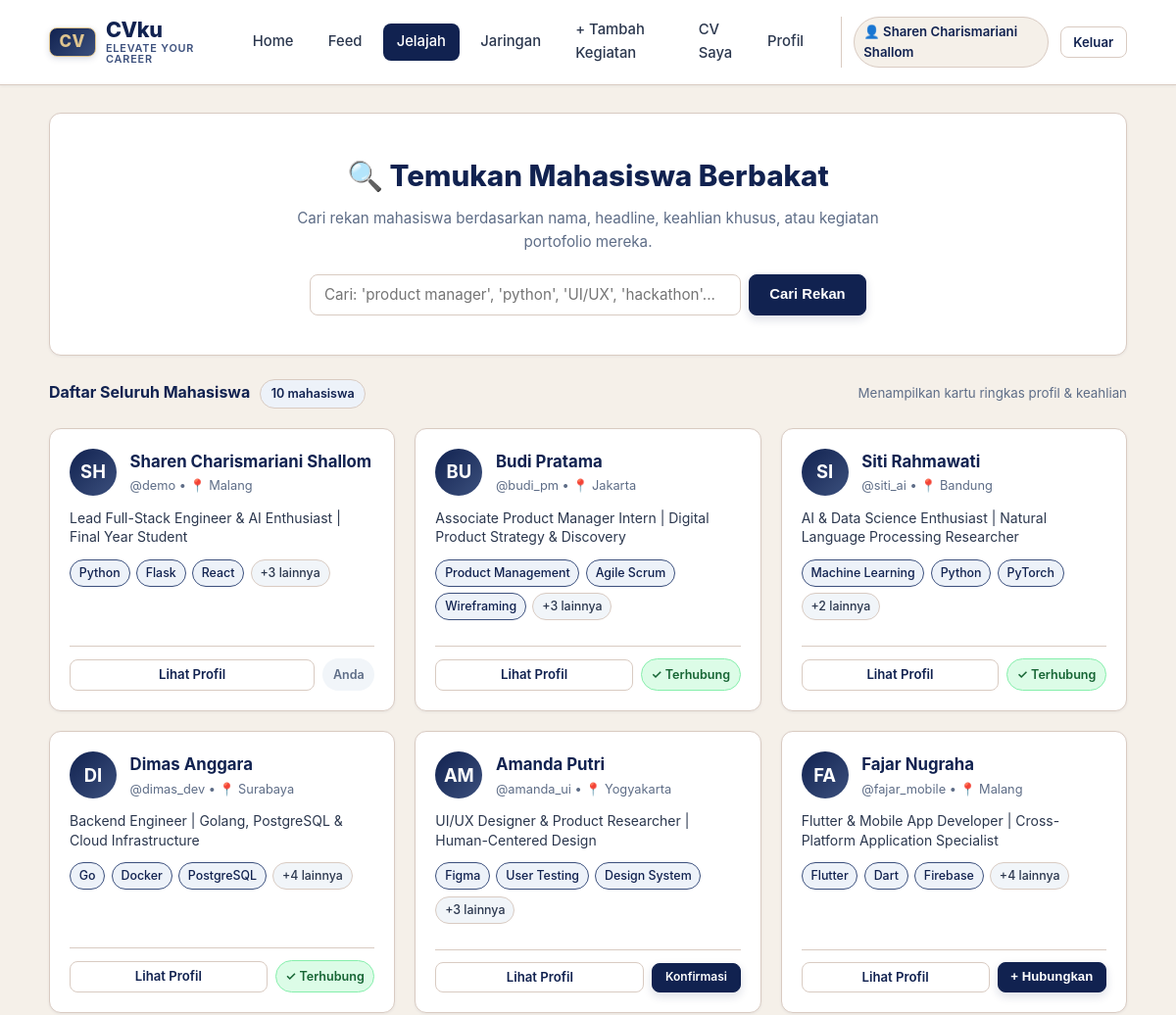
The app's page /jelajah (signed in, upper part), older data.
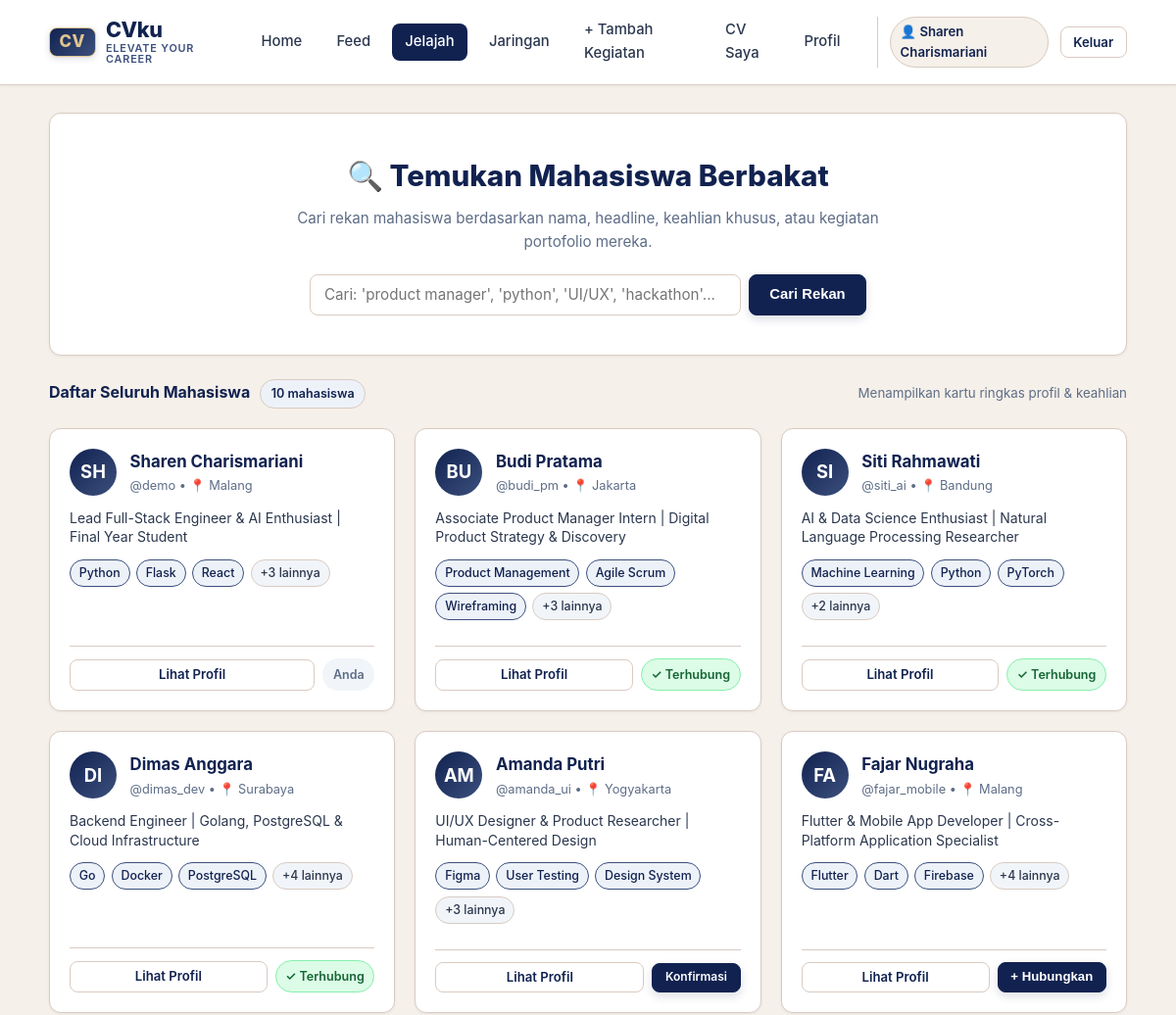
The same page, newer data.
### tables this page shows
CREATE TABLE "pengguna" (
                id INTEGER PRIMARY KEY AUTOINCREMENT,
                username TEXT UNIQUE NOT NULL,
                password_hash TEXT NOT NULL,
                peran TEXT NOT NULL DEFAULT 'pengguna',
                nama TEXT,
                email TEXT,
                telepon TEXT,
                kota TEXT,
                linkedin TEXT,
                ringkasan TEXT,
                headline TEXT,
                skill TEXT
            );

### app.py (the view)
@app.route("/jelajah")
def jelajah_page():
    q = request.args.get("q", "").strip()
    user_id = session.get("user_id")
    daftar_mahasiswa = jaringan.cari_mahasiswa(q, id_saat_ini=user_id)
    return render_template("jelajah.html", daftar_mahasiswa=daftar_mahasiswa, q=q)

### app.py (called while the page is built)
@app.after_request
def add_no_cache_headers(response):
    response.headers["Cache-Control"] = "no-cache, no-store, must-revalidate, max-age=0"
    response.headers["Pragma"] = "no-cache"
    response.headers["Expires"] = "0"
    return response

@app.context_processor
def inject_waktu_server():
    return {
        "waktu_refresh": datetime.datetime.now().strftime("%H:%M:%S")
    }

### db.py (called while the page is built)
def koneksi():
    con = sqlite3.connect(DB_PATH)
    con.row_factory = sqlite3.Row
    con.execute("PRAGMA foreign_keys = ON")
    return con

### jaringan.py (called while the page is built)
def _parse_skill(skill_str):
    if not skill_str:
        return []
    return [s.strip() for s in skill_str.split(",") if s.strip()]

### templates/jelajah.html (shortened to what the changed rows need)
{% extends "base.html" %}
{% block content %}
<div class="card" style="margin-bottom: 1.5rem;">
  <div style="text-align: center; max-width: 650px; margin: 0 auto; padding: 1rem 0;">
    <h1 style="font-size: 1.85rem; font-weight: 800; color: var(--dark); margin-bottom: 0.5rem;">
      🔍 Temukan Mahasiswa Berbakat
    </h1>
  </div>
</div>
{% if daftar_mahasiswa %}
  <div class="user-card-grid">
    {% for m in daftar_mahasiswa %}
      <div class="user-card">
        <div>
          <div style="display: flex; align-items: flex-start; gap: 0.85rem; margin-bottom: 0.75rem;">
            <div class="avatar-circle">
              {{ (m.nama or m.username)[:2]|upper }}
            </div>
            <div style="flex: 1; min-width: 0;">
              <h3 style="font-size: 1.05rem; font-weight: 700; margin: 0; white-space: nowrap; overflow: hidden; text-overflow: ellipsis;">
                <a href="{{ url_for('profil_publik_page', id=m.id) }}" style="color: var(--dark);">
                  {{ m.nama or m.username }}
                </a>
              </h3>
              <p style="font-size: 0.8rem; color: var(--muted); margin: 0.1rem 0 0 0;">
                @{{ m.username }} {% if m.kota %}• 📍 {{ m.kota }}{% endif %}
              </p>
            </div>
          </div>
          <p style="font-size: 0.875rem; color: var(--slate); line-height: 1.4; margin-bottom: 0.75rem; display: -webkit-box; -webkit-line-clamp: 2; -webkit-box-orient: vertical; overflow: hidden; min-height: 2.5rem;">
            {{ m.headline or 'Mahasiswa aktif berportofolio di CVku Network.' }}
          </p>
          <div class="skill-tags">
            {% if m.tiga_skill %}
              {% for s in m.tiga_skill %}
                <span class="skill-tag skill-tag-primary">{{ s }}</span>
              {% endfor %}
              {% if m.skill_list|length > 3 %}
                <span class="skill-tag" title="{{ m.skill }}">+{{ m.skill_list|length - 3 }} lainnya</span>
              {% endif %}
            {% else %}
              <span class="skill-tag" style="color: var(--muted); font-style: italic;">Belum ada tag skill</span>
            {% endif %}
          </div>
        </div>
        <div style="display: flex; gap: 0.5rem; margin-top: 1rem; pt: 0.75rem; border-top: 1px solid var(--border); padding-top: 0.75rem; align-items: center; justify-content: space-between;">
          <a href="{{ url_for('profil_publik_page', id=m.id) }}" class="btn btn-outline btn-sm" style="flex: 1; text-align: center;">
            Lihat Profil
          </a>
          {% if session.get('user_id') %}
            {% if m.id == session.get('user_id') %}
              <span class="badge" style="background: #f1f5f9; color: var(--muted); padding: 0.35rem 0.6rem;">Anda</span>
            {% elif m.status_koneksi == 'terhubung' %}
              <span class="badge" style="background: #dcfce7; color: #166534; border: 1px solid #86efac; padding: 0.35rem 0.6rem;">✓ Terhubung</span>
            {% elif m.status_koneksi == 'menunggu_keluar' %}
              <span class="badge" style="background: #fef3c7; color: #92400e; border: 1px solid #fde68a; padding: 0.35rem 0.6rem;">⏳ Menunggu</span>
            {% elif m.status_koneksi == 'menunggu_masuk' %}
              <a href="{{ url_for('jaringan_page', tab='permintaan') }}" class="btn btn-primary btn-sm" style="font-size: 0.75rem;">Konfirmasi</a>
            {% else %}
              <form method="POST" action="{{ url_for('kirim_koneksi_action', id=m.id) }}" style="margin: 0;">
                <button type="submit" class="btn btn-primary btn-sm">
                  + Hubungkan
                </button>
              </form>
            {% endif %}
          {% else %}
            <a href="{{ url_for('login') }}" class="btn btn-primary btn-sm" title="Masuk untuk menghubungkan">
              + Hubungkan
            </a>
          {% endif %}
        </div>
      </div>
    {% endfor %}
  </div>
{% endif %}
{% endblock %}

### templates/base.html (shortened to what this page needs)
<!DOCTYPE html>
<html lang="id">
<head>
  <link rel="stylesheet" href="{{ url_for('static', filename='css/style.css') }}">
</head>
<body>
  <nav class="navbar">
    <div class="nav-container">
      <a href="{{ url_for('beranda') }}" class="brand" title="CVku — Elevate Your Career">
        <span class="brand-badge">CV</span>
        <div class="brand-text">
          <span class="brand-title">CVku</span>
          <span class="brand-subtitle">elevate your career</span>
        </div>
      </a>
      <ul class="nav-menu">
        <li class="nav-item {% if request.endpoint == 'beranda' and not request.query_string %}active{% endif %}">
          <a href="{{ url_for('beranda') }}">Home</a>
        </li>
        {% if session.get('user_id') %}
          <li class="nav-item {% if request.endpoint == 'feed_page' %}active{% endif %}">
            <a href="{{ url_for('feed_page') }}">Feed</a>
          </li>
          <li class="nav-item {% if request.endpoint == 'jelajah_page' %}active{% endif %}">
            <a href="{{ url_for('jelajah_page') }}">Jelajah</a>
          </li>
          <li class="nav-item {% if request.endpoint == 'jaringan_page' %}active{% endif %}">
            <a href="{{ url_for('jaringan_page') }}">Jaringan</a>
          </li>
          <li class="nav-item {% if request.endpoint == 'tambah_pencapaian_page' %}active{% endif %}">
            <a href="{{ url_for('tambah_pencapaian_page') }}">+ Tambah Kegiatan</a>
          </li>
          <li class="nav-item {% if request.endpoint == 'cv_preview_page' %}active{% endif %}">
            <a href="{{ url_for('cv_preview_page') }}">CV Saya</a>
          </li>
          <li class="nav-item {% if request.endpoint == 'profil' %}active{% endif %}">
            <a href="{{ url_for('profil') }}">Profil</a>
          </li>
        {% endif %}
      </ul>
      {% if session.get('user_id') %}
        <div class="nav-user">
          <a href="{{ url_for('profil_publik_page', id=session.get('user_id')) }}" class="user-badge" style="text-decoration: none;" title="Buka Profil Publik Saya">
            👤 {{ session.get('nama') or session.get('username') }}
          </a>
          <a href="{{ url_for('logout') }}" class="btn btn-outline btn-sm">Keluar</a>
        </div>
      {% endif %}
    </div>
  </nav>
  <main class="main-content">
    {% block content %}{% endblock %}
  </main>
</body>
</html>

Row changes from the older to the newer data that the page shows:
changed pengguna "SH": get "Sharen Charismariani Shallom" → "Sharen Charismariani"; nama "Sharen Charismariani Shallom" → "Sharen Charismariani"
